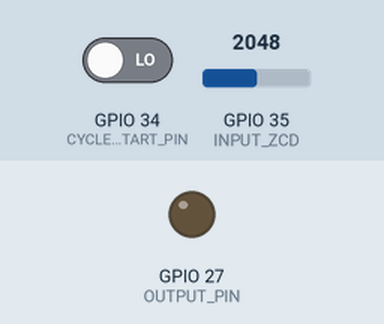
Recording of a sketch running on a simulated ESP32. On the bench: output pins drawn as LEDs (lit = HIGH). The test bench sets the inputs (shaded band); at power-on: GPIO 35 (INPUT_ZCD) = 2048, GPIO 34 (CYCLE_START_PIN) LOW.

Above: at 1.2 s.
1.3 s: GPIO 35 (INPUT_ZCD) set to 3944
2.8 s: GPIO 35 (INPUT_ZCD) set to 4045
At 3.2 s:
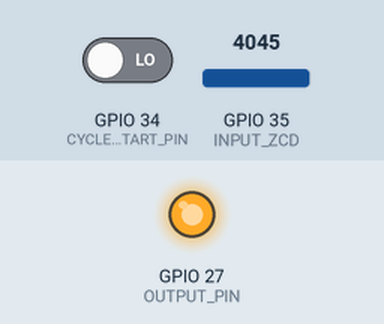
5.9 s: GPIO 35 (INPUT_ZCD) set to 3960
At 6.8 s:
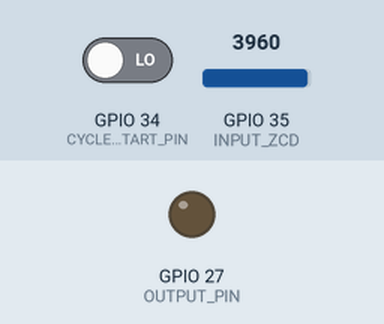
7.4 s: GPIO 35 (INPUT_ZCD) set to 4040
At 7.9 s:
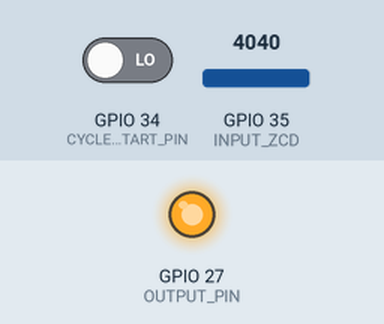
Timing chart, 0 to 9.9 s (numbered marks = the images above; inputs shaded):
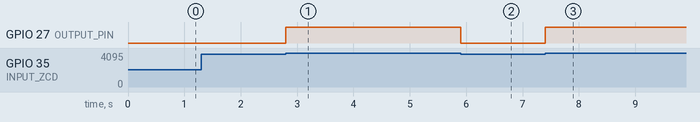

The sketch:

TryInterupt.ino
```cpp
#include <stdint.h>

#define CYCLE_START_PIN 34 //pin connected to pin 27
#define INPUT_ZCD 35 //pin connected to the optocoupler that detects the zero crossing of the mains sine wave
#define OUTPUT_PIN 27 //pin connected to 34


void isr(){
    Serial.println("Interrupt");
}

void setup() {
    attachInterrupt(digitalPinToInterrupt(CYCLE_START_PIN), isr, RISING);

    pinMode(INPUT_ZCD,INPUT);
    pinMode(OUTPUT_PIN,OUTPUT);
    Serial.begin(115200);
}

void loop(){
    if(analogRead(INPUT_ZCD)>4000){
        digitalWrite(OUTPUT_PIN, HIGH);
        //Serial.println("HIGH");
    }
    else{
        digitalWrite(OUTPUT_PIN, LOW);
        //Serial.println("LOW");
    }

}
```

Measured:
- the behaviour switches between 4000 and 4001 on GPIO 35 (INPUT_ZCD) (found by bisection; images 0 and 1)
- after the input at 1.3 s, every drawn part: stays the same
- after the input at 2.8 s, GPIO 27 (OUTPUT_PIN): LOW → HIGH at once
- after the input at 5.9 s, GPIO 27 (OUTPUT_PIN): HIGH → LOW at once
- after the input at 7.4 s, GPIO 27 (OUTPUT_PIN): LOW → HIGH at once
